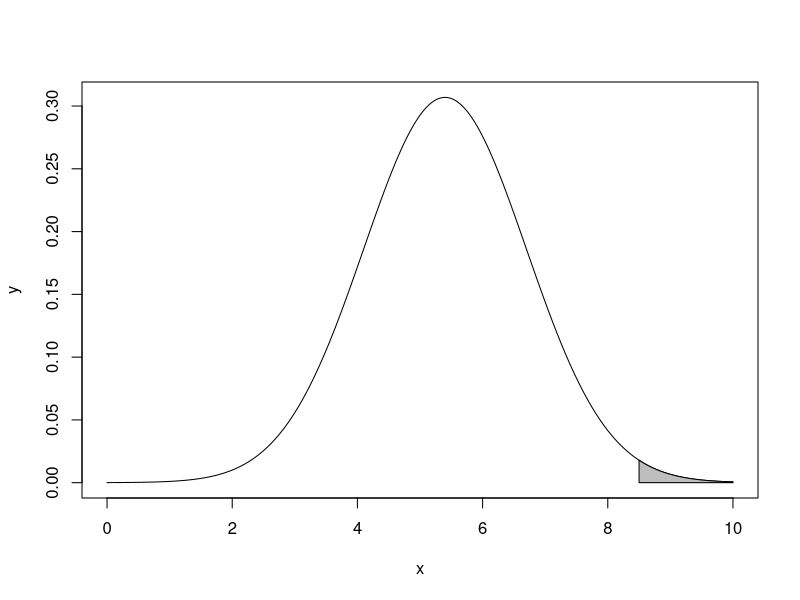

Reproduce this figure in R.
# Page no 125

mean = 5.4
sd = 1.3
prob1 <- pnorm(8.5, mean, sd)
prob1
desired.prob <- 1 - round(prob1, digits = 4)
desired.prob

x = seq (0,10, length = 10000)
y = dnorm (x,mean,sd)
plot (x,y, type  ="l")
x = seq (8.5,10, length = 10000)
y = dnorm (x,mean,sd)
polygon (c(8.5,x ,10) ,c(0,y ,0) ,col =" gray ")